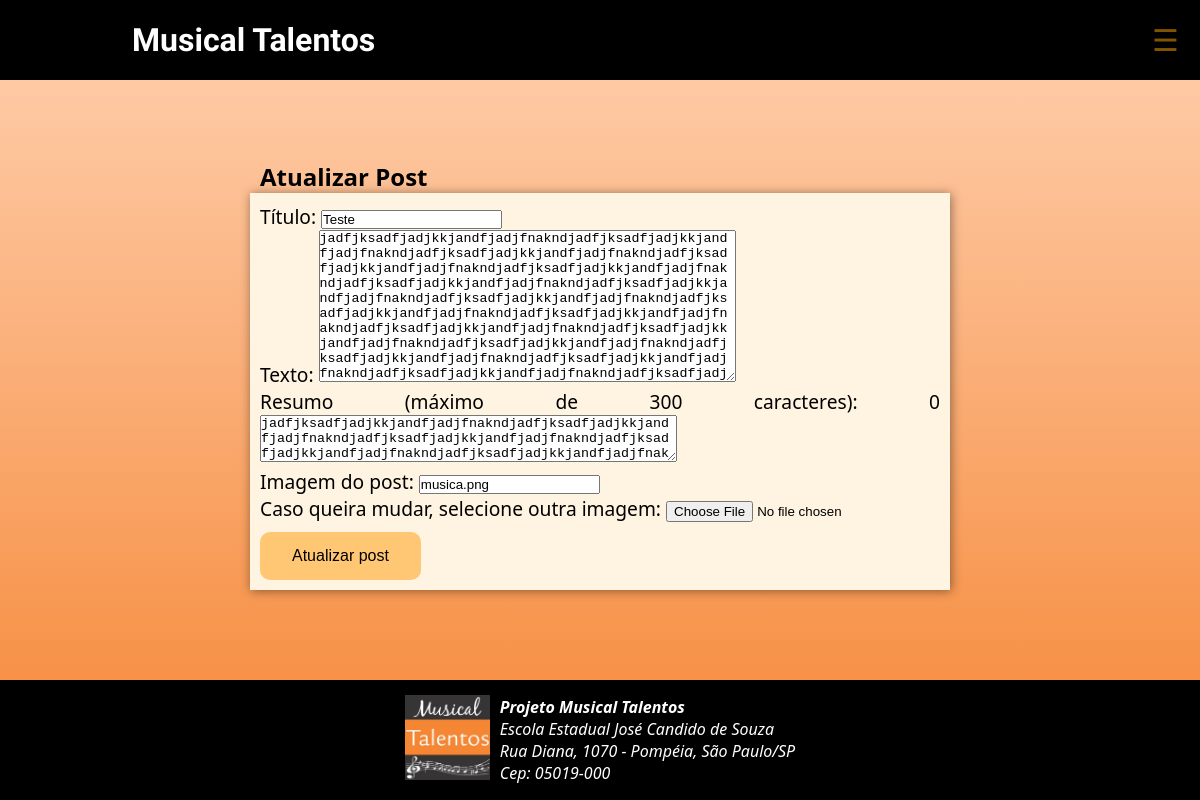
/admin/post-atualiza.php?id=3 (signed in), run on an earlier commit of the app's database.
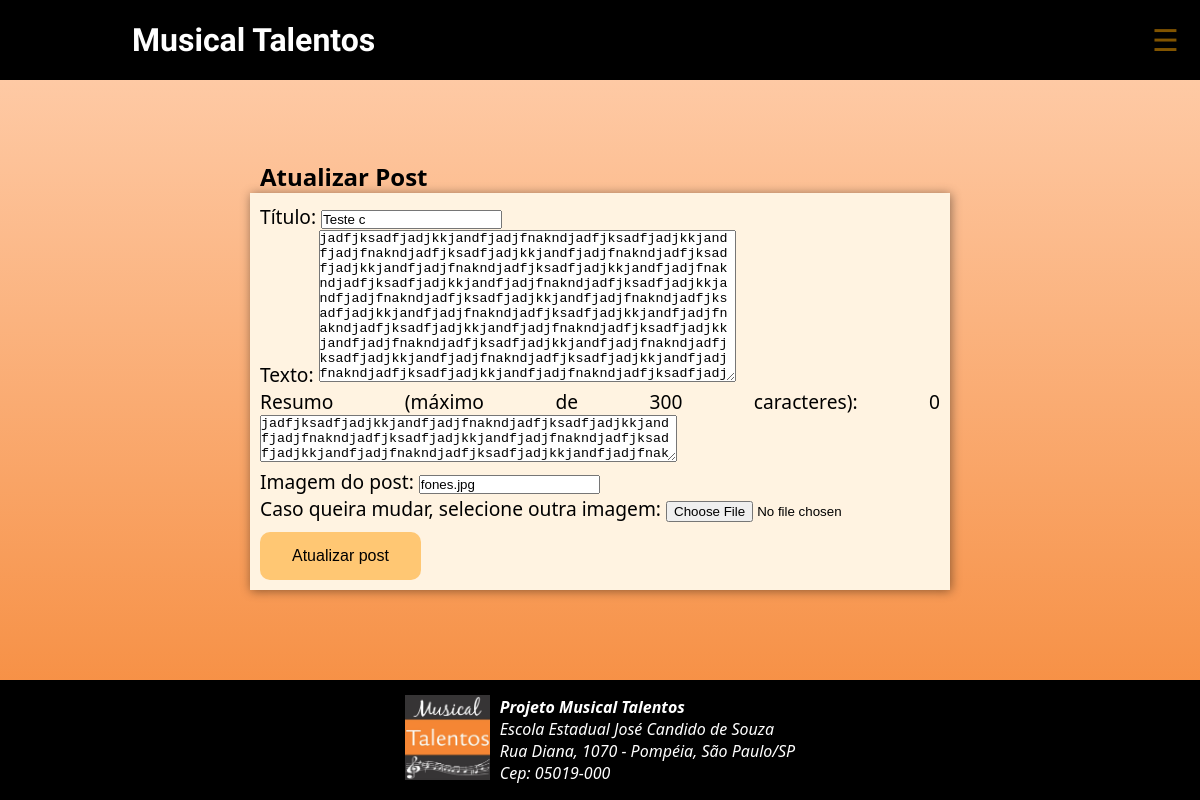
And on a later commit of the database.
### tables this page shows
CREATE TABLE `posts` (
  `id` int(11) NOT NULL,
  `data` datetime NOT NULL DEFAULT current_timestamp(),
  `titulo` varchar(255) NOT NULL,
  `texto` text NOT NULL,
  `resumo` text NOT NULL,
  `imagem` varchar(40) NOT NULL,
  `usuario_id` smallint(6) NOT NULL
);

### inc/funcoes-posts.php (called while the page is built, shortened)
<?php
function lerUmPost(mysqli $conexao, int $idPost, string $idUsuarioLogado, string $tipoUsuarioLogado):array {
    if($tipoUsuarioLogado == 'admin'){
        $sql = "SELECT titulo, texto, resumo, imagem, usuario_id FROM posts WHERE id = $idPost";
    } else {
        $sql = "SELECT titulo, texto, resumo, imagem, usuario_id FROM posts WHERE id = $idPost AND usuario_id = $idUsuarioLogado";
    }
	$resultado = mysqli_query($conexao, $sql) or die(mysqli_error($conexao));
    return mysqli_fetch_assoc($resultado);
}

### admin/post-atualiza.php (the view, shortened to what this page needs)
<?php
require "../inc/funcoes-posts.php";
require "../inc/cabecalho-admin.php";
$idPost = filter_input(INPUT_GET, 'id', FILTER_SANITIZE_NUMBER_INT);
$idUsuarioLogado = $_SESSION['id'];
$tipoUsuarioLogado = $_SESSION['tipo'];
$post = lerUmPost($conexao, $idPost, $idUsuarioLogado, $tipoUsuarioLogado);
?>
<div class="conteudo limitador">
  <article class="col-12 bg-white rounded shadow my-1 py-4">
    <h2 class="text-center">Atualizar Post</h2>
    <form enctype="multipart/form-data" class="mx-auto w-75" action="" method="post" id="form-atualizar" name="form-atualizar">
      <div class="form-group">
        <label for="titulo">Título:</label>
        <input value="<?=$post['titulo']?>" class="form-control" type="text" id="titulo" name="titulo" required>
      </div>
      <div class="form-group">
        <label for="texto">Texto:</label>
        <textarea class="form-control" name="texto" id="texto" cols="50" rows="10" required><?=$post['texto']?></textarea>
      </div>
      <div class="form-group">
        <label for="resumo">Resumo (máximo de 300 caracteres):</label>
        <span id="maximo" class="badge badge-success">0</span>
        <textarea class="form-control" name="resumo" id="resumo" cols="50" rows="3" required maxlength="300"><?=$post['resumo']?></textarea>
      </div>
      <div class="form-group">
        <label for="imagem-existente">Imagem do post:</label>
        <input value="<?=$post['imagem']?>" class="form-control" type="text" id="imagem-existente" name="imagem-existente" readonly>
      </div>
      <div class="form-group">
        <label for="imagem" class="form-label">Caso queira mudar, selecione outra imagem:</label>
        <input class="form-control" type="file" id="imagem" name="imagem"
        accept="image/png, image/jpeg, image/gif, image/svg+xml">
      </div>
        <button class="button" name="atualizar">Atualizar post</button>
    </form>
  </article>
</div>
<?php
require "../inc/rodape-admin.php";
?>

What changed in the data, as far as the page shows it:
changed posts: titulo "Teste" → "Teste c"; imagem-existente "musica.png" → "fones.jpg"
